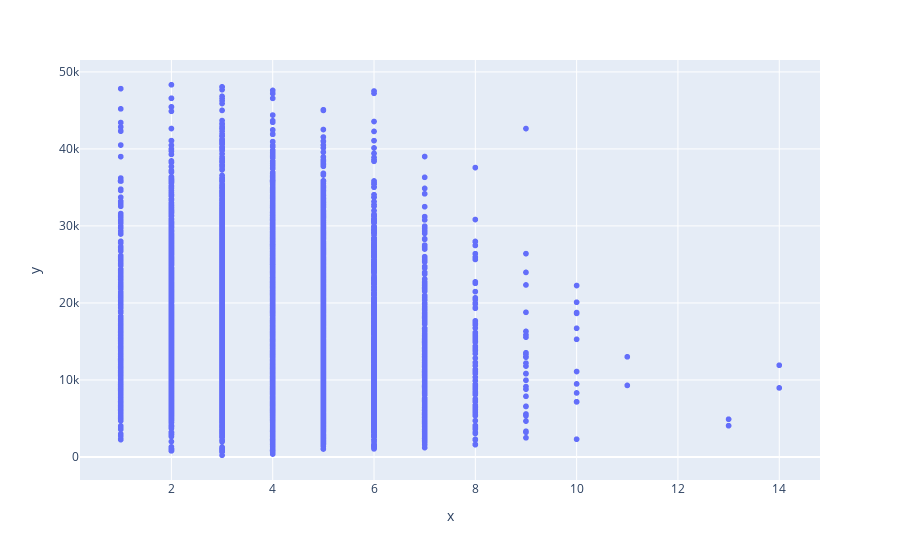

Write notebook code for a chart like this one.
### Code cell
fig = px.scatter(x=new_df['rooms'], y=new_df['square meters_price'])

fig.show()

### Figure 1 — Plotly figure (JSON) as saved in the notebook; plotly's stock layout.template omitted (floating-point values rounded to 4 significant figures; data arrays with more than 128 entries replaced by an {"elided": "..."} marker saying what was removed)
{"data": [{"hovertemplate": "x=%{x}<br>y=%{y}<extra></extra>", "legendgroup": "", "marker": {"color": "#636efa", "symbol": "circle"}, "mode": "markers", "name": "", "showlegend": false, "type": "scattergl", "x": {"elided": "9207 int values"}, "xaxis": "x", "y": {"elided": "9207 float values"}, "yaxis": "y"}], "layout": {"legend": {"tracegroupgap": 0}, "margin": {"t": 60}, "xaxis": {"anchor": "y", "domain": [0, 1], "title": {"text": "x"}}, "yaxis": {"anchor": "x", "domain": [0, 1], "title": {"text": "y"}}}}
